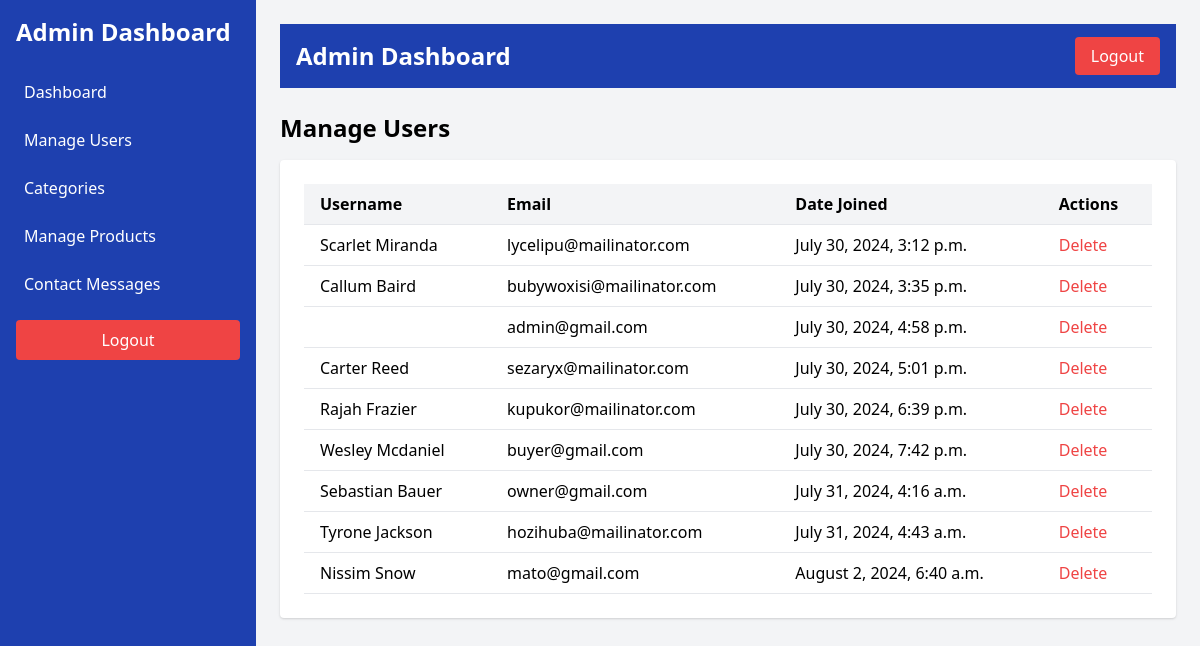
The page /manage-users/ (signed in) on the database its author committed.
### users/models.py (models this page shows)
class User(AbstractBaseUser, PermissionsMixin):
    id = models.UUIDField(primary_key=True, default=uuid.uuid4, editable=False)
    email = models.EmailField(unique=True, blank=False)
    first_name = models.CharField(max_length=255, blank=True, null=True, default='')
    last_name = models.CharField(max_length=255, blank=True, null=True, default='')
    user_type = models.CharField(max_length=50, choices=UserType.choices)
    is_active = models.BooleanField(default=True)
    is_superuser = models.BooleanField(default=False)
    is_staff = models.BooleanField(default=False)
    created_at = models.DateTimeField(auto_now_add=True)
    updated_at = models.DateTimeField(auto_now=True)
    objects = CustomUserManager()
    USERNAME_FIELD = 'email'
    EMAIL_FIELD = 'email'
    REQUIRED_FIELDS = ['first_name', 'last_name', 'user_type']

### shop/views.py (the view, shortened to what this page needs)
# urls.py: path('manage-users/', views.manage_users, name='manage_users'),
@login_required
def manage_users(request):
    users = User.objects.all()
    return render(request, 'admin/manage_users.html', {'users': users})

### shop/templates/admin/manage_users.html (shortened to what this page needs)
{% extends "layouts/admin.html" %}
{% block content %}
    <h2 class="text-2xl font-semibold mb-4">Manage Users</h2>
    <div class="bg-white p-6 rounded shadow">
        {% if users %}
            <div class="overflow-x-auto">
                <table class="w-full border-collapse">
                    <thead>
                        <tr class="border-b bg-gray-100 text-left">
                            <th class="px-4 py-2">Username</th>
                            <th class="px-4 py-2">Email</th>
                            <th class="px-4 py-2">Date Joined</th>
                            <th class="px-4 py-2">Actions</th>
                        </tr>
                    </thead>
                    <tbody>
                        {% for user in users %}
                            <tr class="border-b hover:bg-gray-50">
                                <td class="px-4 py-2">{{ user.first_name }} {{ user.last_name }}</td>
                                <td class="px-4 py-2">{{ user.email }}</td>
                                <td class="px-4 py-2">{{ user.created_at|date:"F j, Y, g:i a" }}</td>
                                <td class="px-4 py-2">
                                    <form method="post" action="{% url 'manage_users' %}" class="inline">
                                        <button type="submit" name="delete_user" class="text-red-500 hover:underline">Delete</button>
                                    </form>
                                </td>
                            </tr>
                        {% endfor %}
                    </tbody>
                </table>
            </div>
        {% else %}
            <p class="text-gray-600">No users found.</p>
        {% endif %}
    </div>
{% endblock %}

### rows shown on the page
User: first_name "Scarlet", last_name "Miranda", email "lycelipu@mailinator.com", created_at "July 30, 2024, 3:12 p.m."
User: first_name "Callum", last_name "Baird", email "bubywoxisi@mailinator.com", created_at "July 30, 2024, 3:35 p.m."
User: email "admin@gmail.com", created_at "July 30, 2024, 4:58 p.m."
User: first_name "Carter", last_name "Reed", email "sezaryx@mailinator.com", created_at "July 30, 2024, 5:01 p.m."
User: first_name "Rajah", last_name "Frazier", email "kupukor@mailinator.com", created_at "July 30, 2024, 6:39 p.m."
User: first_name "Wesley", last_name "Mcdaniel", email "buyer@gmail.com", created_at "July 30, 2024, 7:42 p.m."
User: first_name "Sebastian", last_name "Bauer", email "owner@gmail.com", created_at "July 31, 2024, 4:16 a.m."
User: first_name "Tyrone", last_name "Jackson", email "hozihuba@mailinator.com", created_at "July 31, 2024, 4:43 a.m."
User: first_name "Nissim", last_name "Snow", email "mato@gmail.com", created_at "August 2, 2024, 6:40 a.m."
